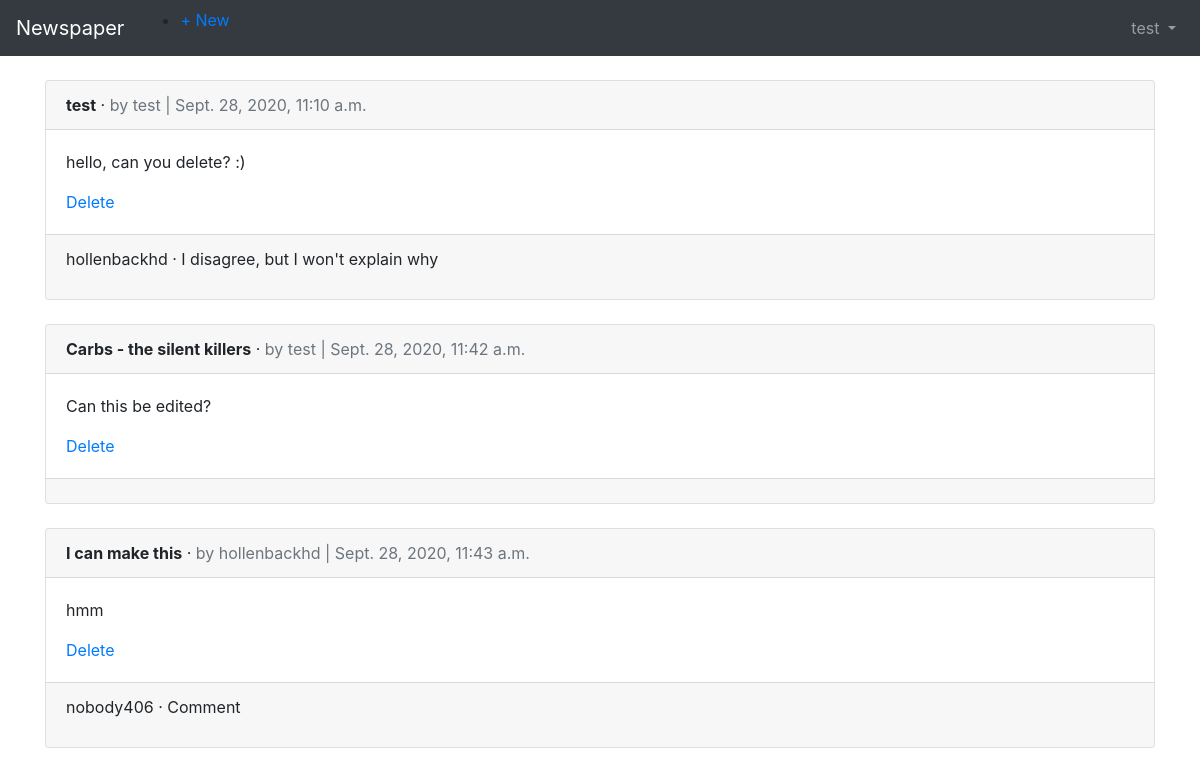
/articles/ (signed in), run on the app's committed database.
### users/models.py (models this page shows)
class CustomUser(AbstractUser):
    age = models.PositiveIntegerField(null=True, blank=True)

### articles/models.py (models this page shows, shortened)
class Article(models.Model):
    title = models.CharField(max_length=255)
    body = models.TextField()
    date = models.DateTimeField(auto_now_add=True)
    author = models.ForeignKey(
        get_user_model(),
        on_delete=models.CASCADE,
        )

class Comment(models.Model):
    article = models.ForeignKey(
        Article,
        on_delete=models.CASCADE,
        related_name='comments',
    )
    comment = models.CharField(max_length=140)
    author = models.ForeignKey(
        get_user_model(),
        on_delete=models.CASCADE,
        )
    def __str__(self):
        return self.comment

### articles/views.py (the view)
# urls.py: path('', ArticleListView.as_view(), name='article_list'),
class ArticleListView(LoginRequiredMixin, ListView):
    model = Article
    template_name = 'article_list.html'
    login_url = 'login'

### templates/article_list.html (shortened to what this page needs)
{% extends 'base.html' %}
{% block content %}
{% for article in object_list %}
<div class="card">
<div class="card-header">
<span class="font-weight-bold">{{ article.title }}</span> &middot;
<span class="text-muted">by {{ article.author }} |
{{ article.date }}</span>
</div>
<div class="card-body">
<p>{{ article.body }}</p>
<a href="{% url 'article_edit' article.pk %}>Edit</a> |
<a href="{% url 'article_delete' article.pk %}">Delete</a>
</div>
<div class="card-footer">
{% for comment in article.comments.all %}
<p>
<span class="ont-weight-bold">{{ comment.author }} &middot;</span>
{{ comment }}
</p>
{% endfor %}
</div>
</div>
<br />
{% endfor %}
{% endblock content %}

### templates/base.html (shortened to what this page needs)
<!doctype html>
<html lang="en">
  <head>
    <link rel="stylesheet"
    href="https://stackpath.bootstrapcdn.com/bootstrap/4.1.3/css/bootstrap.min.css"
>
  </head>
  <body>
    <nav class="navbar navbar-expand-md navbar-dark bg-dark mb-4">
      <a class="navbar-brand" href="{% url 'home' %}">Newspaper</a>
	{% if user.is_authenticated %}
<ul class="navbar-nac mr-auto">
<li class="nav-item"><a href="{% url 'article_new' %}">+ New</a></li>
</ul>
{% endif %}
    <div class="collapse navbar-collapse" id="navbarCollapse">
      {% if user.is_authenticated %}
        <ul class="navbar-nav ml-auto">
          <li class="nav-item">
            <a class="nav-link dropdown-toggle" href="#" id="userMenu"
              data-toggle="dropdown" aria-haspopup="true"
              aria-expanded="false">
              {{ user.username }}
            </a>
          </li>
        </ul>
      {% endif %}
    </div>
  </nav>
  <div class="container">
    {% block content %}
    {% endblock content %}
  </div>
  </body>
</html>

### data on the page
CustomUser: username "test"
Article: title "test", author "test", date "Sept. 28, 2020, 11:10 a.m.", body "hello, can you delete? :)"
Comment: author "hollenbackhd", comment "I disagree, but I won't explain why"
Article: title "Carbs - the silent killers", author "test", date "Sept. 28, 2020, 11:42 a.m.", body "Can this be edited?"
Article: title "I can make this", author "hollenbackhd", date "Sept. 28, 2020, 11:43 a.m.", body "hmm"
Comment: author "nobody406", comment "Comment"
